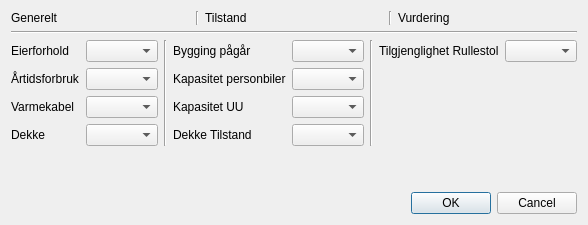
              <widget class="QWidget" name="tab_4">
               <attribute name="title">
                <string>Parkeringsområde</string>
               </attribute>
               <layout class="QGridLayout" name="gridLayout_5">
                <item row="0" column="0">
                 <layout class="QVBoxLayout" name="verticalLayout_8">
                  <item>
                   <layout class="QVBoxLayout" name="verticalLayout_7">
                    <item>
                     <layout class="QHBoxLayout" name="horizontalLayout_10">
                      <item>
                       <widget class="QLabel" name="label_89">
                        <property name="text">
                         <string>Generelt</string>
                        </property>
                       </widget>
                      </item>
                      <item>
                       <widget class="Line" name="line_25">
                        <property name="orientation">
                         <enum>Qt::Vertical</enum>
                        </property>
                       </widget>
                      </item>
                      <item>
                       <widget class="QLabel" name="label_90">
                        <property name="text">
                         <string>Tilstand</string>
                        </property>
                       </widget>
                      </item>
                      <item>
                       <widget class="Line" name="line_26">
                        <property name="orientation">
                         <enum>Qt::Vertical</enum>
                        </property>
                       </widget>
                      </item>
                      <item>
                       <widget class="QLabel" name="label_91">
                        <property name="text">
                         <string>Vurdering</string>
                        </property>
                       </widget>
                      </item>
                     </layout>
                    </item>
                    <item>
                     <widget class="Line" name="line_27">
                      <property name="orientation">
                       <enum>Qt::Horizontal</enum>
                      </property>
                     </widget>
                    </item>
                    <item>
                     <layout class="QHBoxLayout" name="horizontalLayout_9">
                      <item>
                       <layout class="QFormLayout" name="formLayout_16">
                        <item row="0" column="0">
                         <widget class="QLabel" name="label_80">
                          <property name="text">
                           <string>Eierforhold</string>
                          </property>
                         </widget>
                        </item>
                        <item row="0" column="1">
                         <widget class="QComboBox" name="comboBox_69"/>
                        </item>
                        <item row="1" column="0">
                         <widget class="QLabel" name="label_81">
                          <property name="text">
                           <string>Årtidsforbruk</string>
                          </property>
                         </widget>
                        </item>
                        <item row="1" column="1">
                         <widget class="QComboBox" name="comboBox_70"/>
                        </item>
                        <item row="2" column="0">
                         <widget class="QLabel" name="label_82">
                          <property name="text">
                           <string>Varmekabel</string>
                          </property>
                         </widget>
                        </item>
                        <item row="2" column="1">
                         <widget class="QComboBox" name="comboBox_71"/>
                        </item>
                        <item row="3" column="0">
                         <widget class="QLabel" name="label_83">
                          <property name="text">
                           <string>Dekke</string>
                          </property>
                         </widget>
                        </item>
                        <item row="3" column="1">
                         <widget class="QComboBox" name="comboBox_72"/>
                        </item>
                       </layout>
                      </item>
                      <item>
                       <widget class="Line" name="line_23">
                        <property name="orientation">
                         <enum>Qt::Vertical</enum>
                        </property>
                       </widget>
                      </item>
                      <item>
                       <layout class="QFormLayout" name="formLayout_17">
                        <property name="fieldGrowthPolicy">
                         <enum>QFormLayout::AllNonFixedFieldsGrow</enum>
                        </property>
                        <item row="0" column="0">
                         <widget class="QLabel" name="label_85">
                          <property name="text">
                           <string>Bygging pågår</string>
                          </property>
                         </widget>
                        </item>
                        <item row="0" column="1">
                         <widget class="QComboBox" name="comboBox_74"/>
                        </item>
                        <item row="1" column="0">
                         <widget class="QLabel" name="label_84">
                          <property name="text">
                           <string>Kapasitet personbiler</string>
                          </property>
                         </widget>
                        </item>
                        <item row="1" column="1">
                         <widget class="QComboBox" name="comboBox_73"/>
                        </item>
                        <item row="2" column="0">
                         <widget class="QLabel" name="label_86">
                          <property name="text">
                           <string>Kapasitet UU</string>
                          </property>
                         </widget>
                        </item>
                        <item row="2" column="1">
                         <widget class="QComboBox" name="comboBox_76"/>
                        </item>
                        <item row="3" column="0">
                         <widget class="QLabel" name="label_87">
                          <property name="text">
                           <string>Dekke Tilstand</string>
                          </property>
                         </widget>
                        </item>
                        <item row="3" column="1">
                         <widget class="QComboBox" name="comboBox_75"/>
                        </item>
                       </layout>
                      </item>
                      <item>
                       <widget class="Line" name="line_24">
                        <property name="orientation">
                         <enum>Qt::Vertical</enum>
                        </property>
                       </widget>
                      </item>
                      <item>
                       <layout class="QFormLayout" name="formLayout_18">
                        <item row="0" column="0">
                         <widget class="QLabel" name="label_88">
                          <property name="text">
                           <string>Tilgjenglighet Rullestol</string>
                          </property>
                         </widget>
                        </item>
                        <item row="0" column="1">
                         <widget class="QComboBox" name="comboBox_77"/>
                        </item>
                       </layout>
                      </item>
                     </layout>
                    </item>
                   </layout>
                  </item>
                  <item>
                   <spacer name="verticalSpacer_5">
                    <property name="orientation">
                     <enum>Qt::Vertical</enum>
                    </property>
                    <property name="sizeHint" stdset="0">
                     <size>
                      <width>20</width>
                      <height>40</height>
                     </size>
                    </property>
                   </spacer>
                  </item>
                  <item>
                   <widget class="QDialogButtonBox" name="button_box_5">
                    <property name="orientation">
                     <enum>Qt::Horizontal</enum>
                    </property>
                    <property name="standardButtons">
                     <set>QDialogButtonBox::Cancel|QDialogButtonBox::Ok</set>
                    </property>
                   </widget>
                  </item>
                 </layout>
                </item>
               </layout>
              </widget>
